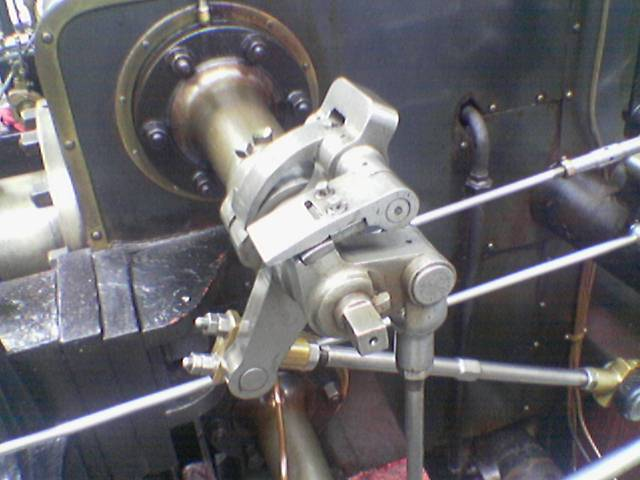
//> input picture exercise13/valve.png, 640 x 480 px
$ ./main   (built with g++ and OpenCV 4)
//> lines starting //> are read from the running program, lines starting //| are printed output that depends on the picture
#include <math.h>
#include <algorithm>
#include <iostream>

#include <opencv2/opencv.hpp>

using namespace std;

const int KERNEL_DIMENSION = 3;


void apply_convolution(cv::Mat src, cv::Mat & dest,  int kernel[][KERNEL_DIMENSION], int normalization ){
    for (int y = 0; y < dest.rows - KERNEL_DIMENSION; y++){
            for (int x = 0; x < dest.cols - KERNEL_DIMENSION; x++){
                int value = 0;
                for (int i = 0; i < KERNEL_DIMENSION; i++){
                    for (int j = 0; j < KERNEL_DIMENSION; j++){
                        int src_value = (int) src.at<uchar>(y + i, x + j);
                        value += kernel[i][j]*src_value;
                    }
                }
                value /= (normalization);
                if (value < 0){
                    value = 0;
                }
                else if (value > 255){
                    value = 255;
                }
                dest.at<uchar>(y,x) = (uchar) value;
            }
        }
}

void calculate_positive_laplace(cv::Mat src, cv::Mat & dest){
    int kernel[KERNEL_DIMENSION][KERNEL_DIMENSION] = { {0, 1, 0}, {1, -4 , 1}, {0, 1, 0} };
    apply_convolution(src, dest, kernel,1);
}

void calculate_negative_laplace(cv::Mat src, cv::Mat & dest){
    int kernel[KERNEL_DIMENSION][KERNEL_DIMENSION] = { {0, -1, 0}, {-1, 4 ,-1}, {0, -1, 0} };
    apply_convolution(src, dest, kernel,1);
}


void calculate_laplace(cv::Mat src, cv::Mat & dest){
    cv::Mat src_grayscale = cv::Mat(src.rows, src.cols, CV_8UC1);
    cv::Mat positive_laplace = cv::Mat(src.rows, src.cols, CV_8UC1);
    cv::Mat negative_laplace = cv::Mat(src.rows, src.cols, CV_8UC1);
    cv::cvtColor(src, src_grayscale, cv::COLOR_BGR2GRAY);

    calculate_positive_laplace(src_grayscale, positive_laplace);
    calculate_negative_laplace(src_grayscale, negative_laplace);

    dest = negative_laplace;
}

int main(){
    cv::Mat src_8uc3_img_valve = cv::imread("valve.png", cv::IMREAD_COLOR);
//> src_8uc3_img_valve is the input picture: 480 rows x 640 cols, CV_8UC3; mean B, G, R 108.9, 104.8, 106.3

    if (src_8uc3_img_valve.empty()){
        printf("Unable to read input file (%s, %d).", __FILE__, __LINE__);
        return -1;
    }

    cv::Mat src_8uc1_img_edges;
    calculate_laplace(src_8uc3_img_valve, src_8uc1_img_edges);
//> in calculate_laplace, `cv::cvtColor(src, src_grayscale, cv::COLOR_BGR2GRAY);`:
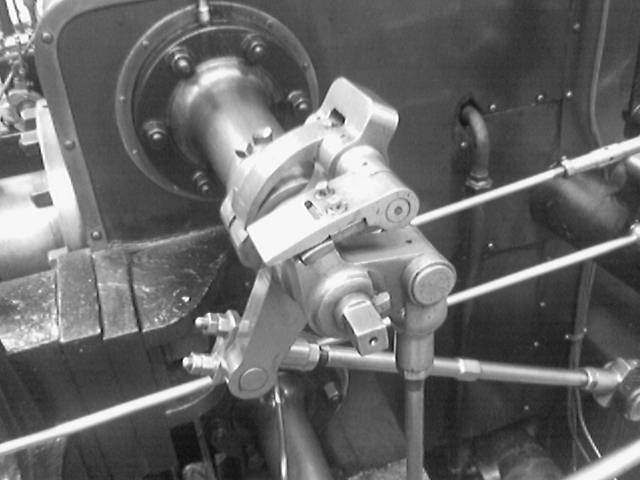
//> src_grayscale: 480 rows x 640 cols, CV_8UC1; min 6, max 255, mean 105.7
//> after the loop in apply_convolution, `for (int y = 0; y < dest.rows - KERNEL_DIMENSION; y++)`:
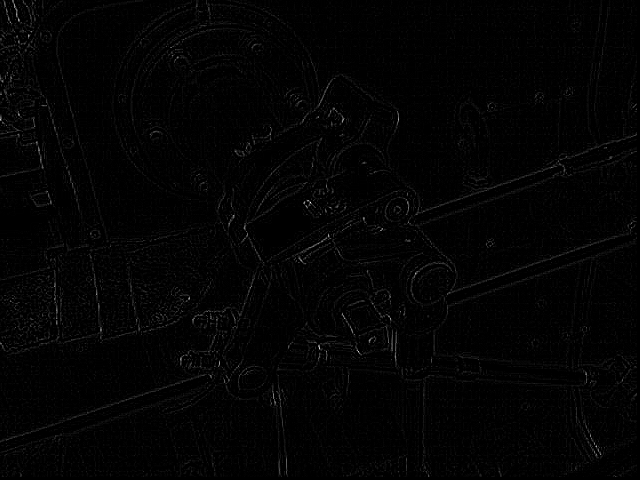
//> dest: 480 rows x 640 cols, CV_8UC1; min 0, max 244, mean 3.4
//> call 2 of apply_convolution, with normalization = 1
//> after the loop in apply_convolution (call 2), `for (int y = 0; y < dest.rows - KERNEL_DIMENSION; y++)`:
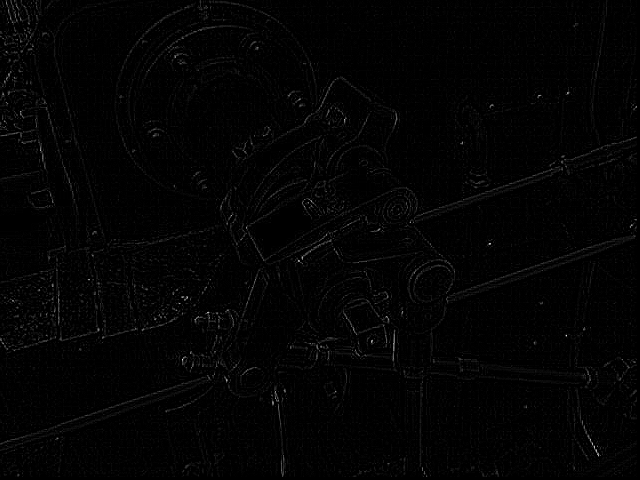
//> dest: 480 rows x 640 cols, CV_8UC1; min 0, max 238, mean 3.4

    cv::imshow("Original", src_8uc3_img_valve);
    cv::imshow("Result", src_8uc1_img_edges);

    cv::waitKey( 0 ); // wait until keypressed

    return 0;
}
